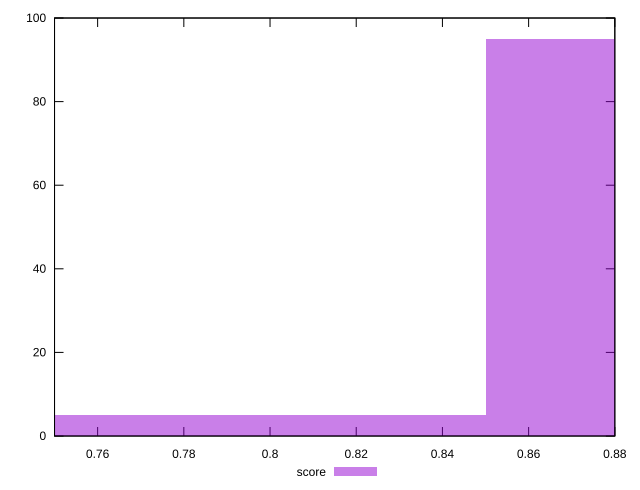

This figure's gnuplot source:
reset

$score <<EOF
0.9 95
0.8 5
EOF

set key outside below
set boxwidth 0.1
set xrange [0.75:0.88]
set yrange [0:100]
set trange [0:100]
set style fill transparent solid 0.5 noborder
set terminal svg size 640, 490 enhanced background rgb 'white'
set output "report_00009_2021-02-08T22-37-41.559Z/unused-css-rules/samples/pages+cached+noadtech+nomedia/score/histogram.svg"

plot $score title "score" with boxes

reset
